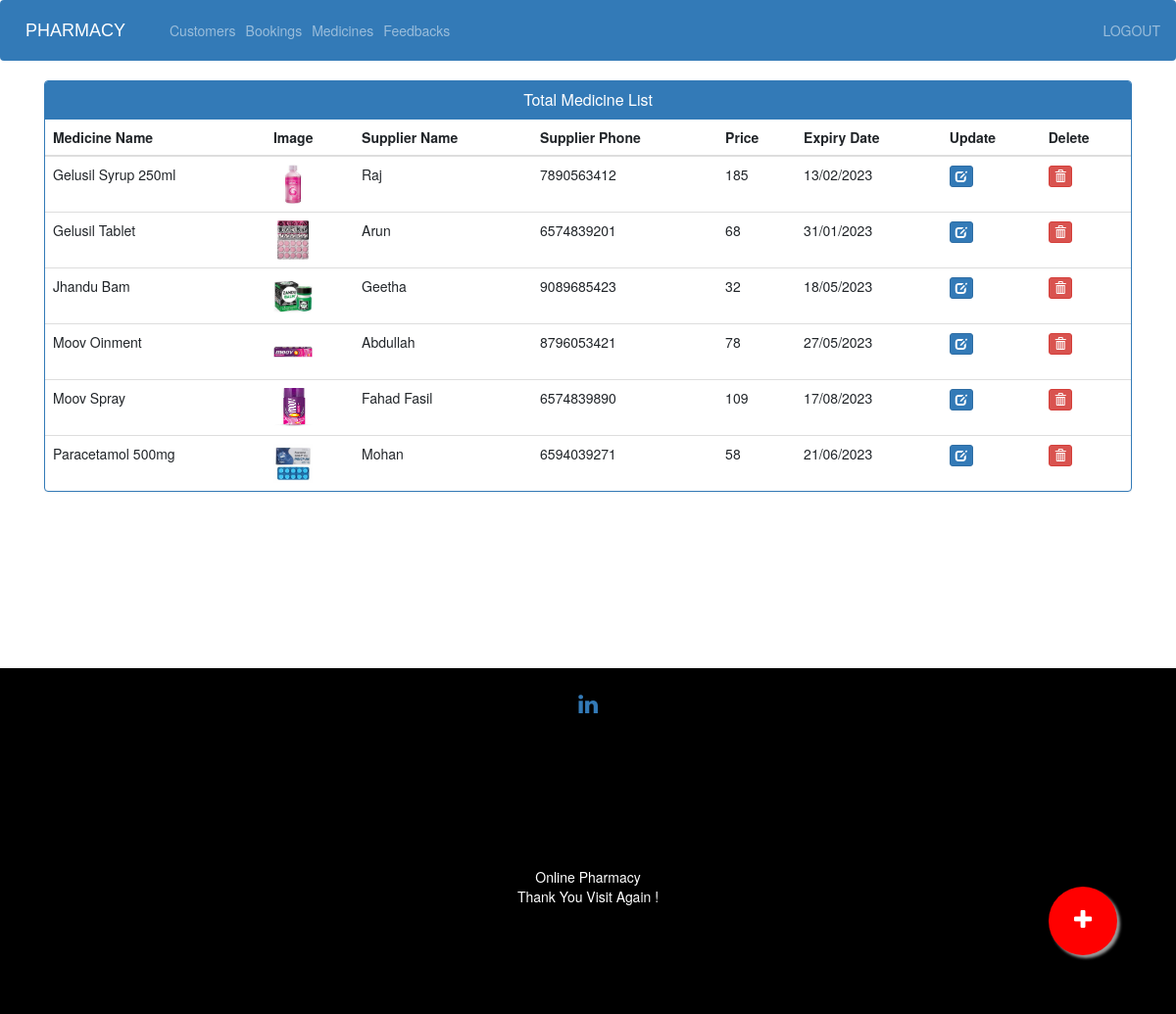
The page /admin-products (signed in) on the database its author committed.
### ecom/models.py (models this page shows, shortened)
class Product(models.Model):
    name=models.CharField(max_length=40)
    product_image= models.ImageField(upload_to='product_image/',null=True,blank=True)
    price = models.PositiveIntegerField()
    description=models.CharField(max_length=40)
    supp_name=models.CharField(max_length=40)
    supp_phn=models.CharField(max_length=10)
    quantity=models.IntegerField(max_length=10)

### ecom/views.py (the view)
# urls.py: path('admin-products', views.admin_products_view,name='admin-products'),
@login_required(login_url='adminlogin')
def admin_products_view(request):
    products=models.Product.objects.all()
    return render(request,'ecom/admin_products.html',{'products':products})

### templates/ecom/admin_products.html (shortened to what this page needs)
{% extends 'ecom/admin_base.html' %}
{% load static %}
{% block content %}
<head>
  <link href="//netdna.bootstrapcdn.com/bootstrap/3.0.0/css/bootstrap.min.css" rel="stylesheet" id="bootstrap-css">
</head>
<div class="container">
  <div class="panel panel-primary">
    <div class="panel-heading">
      <h6 class="panel-title">Total Medicine List</h6>
    </div>
    <table class="table table-hover" id="dev-table">
      <thead>
        <tr>
          <th>Medicine Name</th>
          <th>Image</th>
          <th>Supplier Name</th>
          <th>Supplier Phone</th>
          <th>Price</th>
          <th>Expiry Date</th>
          <th>Update</th>
          <th>Delete</th>
        </tr>
      </thead>
      {% for p in products %}
  {% if p %}
      <tr>
        <td> {{p.name}}</td>
        <td> <img src="{% static p.product_image.url %}" alt="Profile Pic" height="40px" width="40px" /></td>
        <td>{{p.supp_name}}</td>
        <td>{{p.supp_phn}}</td>
        <td>{{p.price}}</td>
        <td>{{p.description}}</td>
        <td><a class="btn btn-primary btn-xs" href="{% url 'update-product' p.id  %}"><span class="glyphicon glyphicon-edit"></span></a></td>
        <td><a class="btn btn-danger btn-xs" href="{% url 'delete-product' p.id  %}"><span class="glyphicon glyphicon-trash"></span></a></td>
      </tr>
      {%else%}
      <br><br><br>
      <h1>no products</h1>
      {% endif %}
      {% endfor %}
    </table>
  </div>
</div>
<a href="/admin-add-product" class="float">
<i class="fa fa-plus my-float"></i>
</a>
{% endblock content %}

### templates/ecom/admin_base.html (style rules this page uses)
.fa { font-size: 23px; width: 60px; text-align: center; text-decoration: none; margin: 5px 2px; border-radius: 50%; }

### templates/ecom/admin_products.html (style rules this page uses)
a:link { text-decoration: none; }
h6 { text-align: center; }
.float { position:fixed; width:70px; height:70px; bottom:60px; right:60px; background-color:red; color:#FFF; border-radius:50px; text-align:center; box-shadow: 3px 3px 3px #999; }
.my-float { margin-top:22px; }

### rows shown on the page
Product: name "Gelusil Syrup 250ml", product_image (picture), supp_name "Raj", supp_phn "7890563412", price "185", description "13/02/2023"
Product: name "Gelusil Tablet", product_image (picture), supp_name "Arun", supp_phn "6574839201", price "68", description "31/01/2023"
Product: name "Jhandu Bam", product_image (picture), supp_name "Geetha", supp_phn "9089685423", price "32", description "18/05/2023"
Product: name "Moov Oinment", product_image (picture), supp_name "Abdullah", supp_phn "8796053421", price "78", description "27/05/2023"
Product: name "Moov Spray", product_image (picture), supp_name "Fahad Fasil", supp_phn "6574839890", price "109", description "17/08/2023"
Product: name "Paracetamol 500mg", product_image (picture), supp_name "Mohan", supp_phn "6594039271", price "58", description "21/06/2023"
